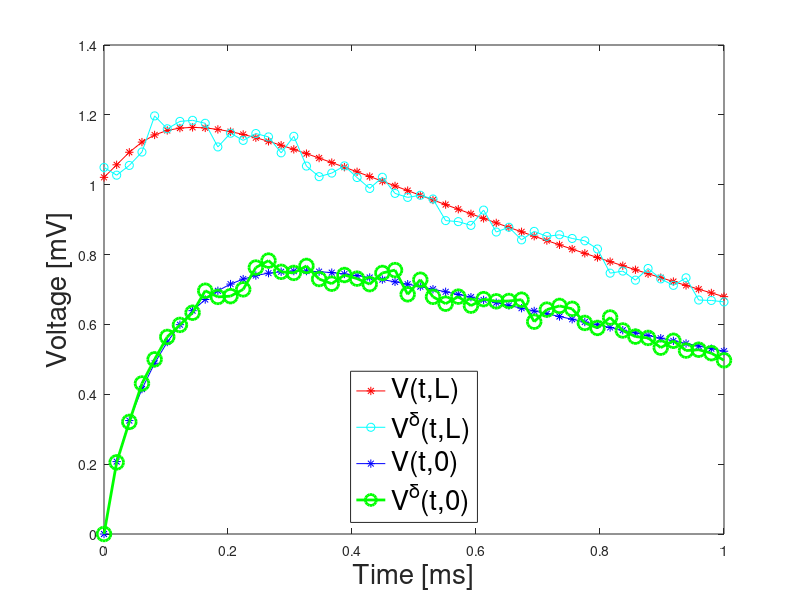
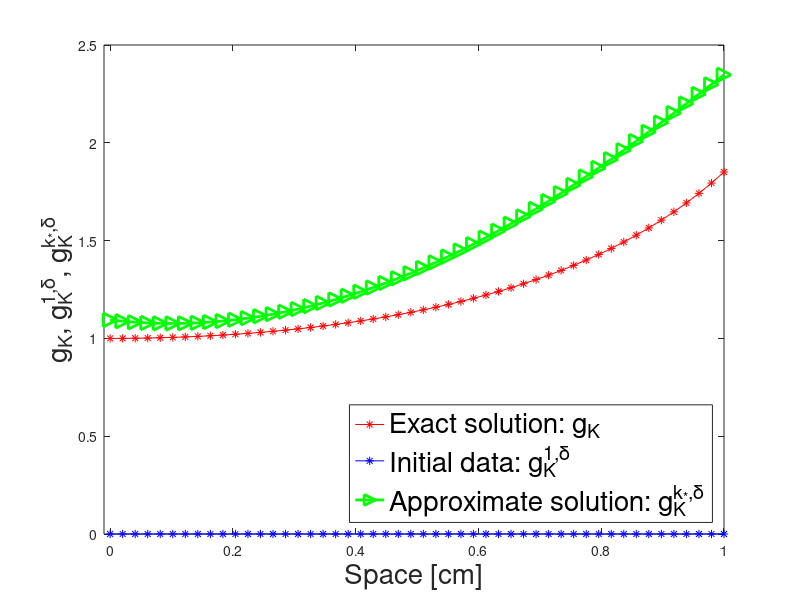
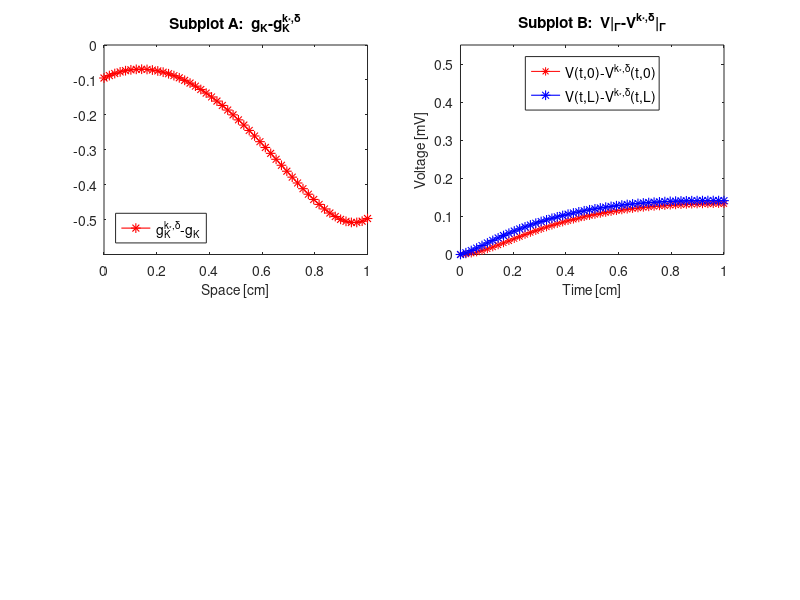
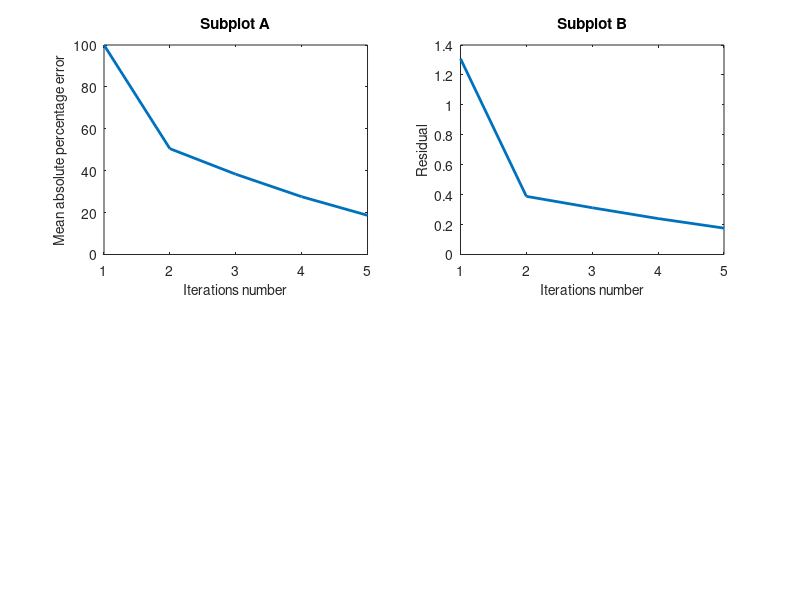

Source code (MATLAB) for these figures, in order:
%%-------------------------------------%%
%%             Figures                 %%
%%          Example 3.1                %%
%%-------------------------------------%%
clc;close all;clear all                        
A        =importdata('Example1-1.txt');
t        =importdata('Example1-2.txt');
Vexa     =importdata('Example1-3.txt');
Vp       =importdata('Example1-4.txt');
Vk       =importdata('Example1-5.txt');
B        =importdata('Example1-6.txt');

gk=A(1,:);   gk1=A(2,:);  gkk=A(3,:); x=A(4,:);   Residuo=B(1,:); Error=B(2,:); k=B(3,:);

%-----------------------   Figures of Vexa, Vp and Vk  --------------------------%
figure
set(gcf,'position',[500 528 1028 1000]); 
set(gca,'fontsize',20)
plot(t,Vexa(:,20),'r-*',t,Vp(:,20),'c-o',t,Vexa(:,1),'b-*',t,Vp(:,1),'g-o','LineWidth',2,'MarkerSize',10);
xlabel('Time [ms]','fontsize',20);
ylabel('Voltage [mV]','fontsize',20);  
legend ({ 'V(t,L)' , 'V^\delta(t,L)' , 'V(t,0)' , 'V^\delta(t,0)' }, 'location','south','FontSize',20 ); 
saveas(gcf,'Ex1-1.eps', 'psc2')

%%------------------------    Figures of gk, gk1, gkk    --------------------------%
figure
set(gcf,'position',[500 528 1028 1000]); 
set(gca,'fontsize',20)
plot(x,gk,'r-*',x,gk1,'b-*',x,gkk,'g->','LineWidth',2,'MarkerSize',10);
legend({'Exact solution: g_K ','Initial data: g_K^{1,\delta} ','Approximate solution: g_K^{k_*,\delta}'},'Location','southeast','FontSize',20)
xlim([-0.01 1])
xlabel('Space [cm]','fontsize',20);
ylabel('g_K, g_K^{1,\delta}, g_K^{k_*,\delta}','fontsize',20);  
saveas(gcf,'Ex1-2.eps', 'psc2')
%------------------     Figures of gkk-gk and V|r-Vk|r     --------------------%
figure
subplot(221);
set(gcf,'position',[500 528 1028 1000]); 
set(gca,'fontsize',15)
plot(x,gk-gkk,'r-*','LineWidth',0.8,'MarkerSize',7);
legend({'g_K^{k_*,\delta}-g_K'},'Location','southwest','FontSize',10)
ylim([-0.6 0]);
xlabel('Space [cm]','fontsize',10);
title('Subplot A:  g_K-g_K^{k_*,\delta}')


subplot(222);
set(gcf,'position',[500 528 1028 1000]); 
set(gca,'fontsize',15)
plot(t,abs(Vexa(:,1)-Vk(:,1)),'r-*',t,abs(Vexa(:,20)-Vk(:,20)),'b-*','LineWidth',0.8,'MarkerSize',7);
legend({'V(t,0)-V^{k_*,\delta}(t,0)','V(t,L)-V^{k_*,\delta}(t,L)'},'Location','north','FontSize',10)
ylim([0 0.55]);
xlabel('Time [cm]','fontsize',10);
ylabel('Voltage [mV]','fontsize',10);  
title('Subplot B:  V|_{\Gamma}-V^{k_*,\delta}|_{\Gamma}') 
saveas(gcf,'Ex1-3.eps', 'psc2')


%%----------------  Figure of Error vs k =Iterations number  ----------------------%
figure; 
subplot(221);
set(gcf,'position',[500 528 1028 1000]); 
set(gca,'fontsize',15)
plot(k,Error,'LineWidth',2,'MarkerSize',12); 
xlabel('Iterations number','fontsize',10);
xlim([1 5]);
ylabel('Mean absolute percentage error','fontsize',10);                     
title('Subplot A');  
                     
subplot(222);
set(gcf,'position',[500 528 1028 1000]); 
set(gca,'fontsize',15)
plot(k,Residuo,'LineWidth',2,'MarkerSize',12);                       
xlim([1 5]);
xlabel('Iterations number','fontsize',10);
ylabel('Residual','fontsize',10);  
title('Subplot B'); 
saveas(gcf,'Ex1-4.eps', 'psc2')

